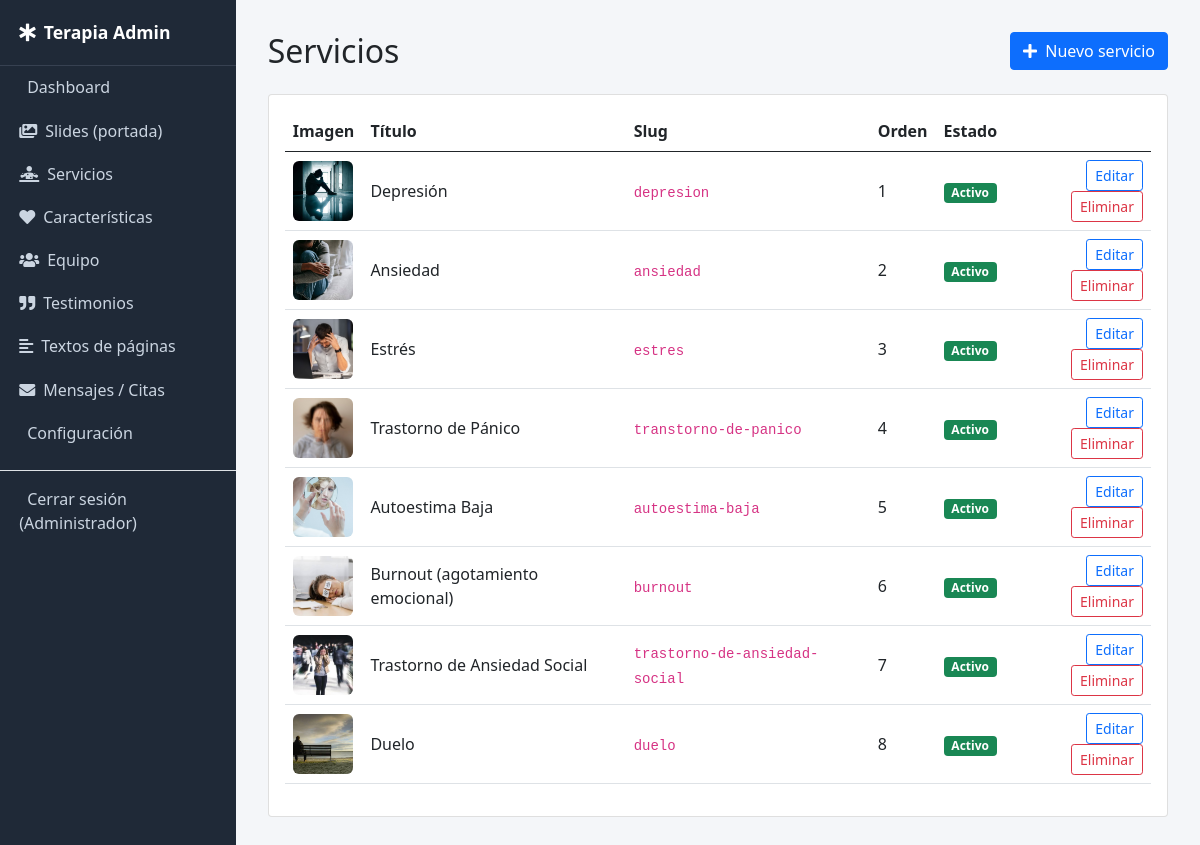
Screenshot of /admin/services (signed in) with the database file from the repository.
### tables this page shows
CREATE TABLE `services` (
  `id` INT UNSIGNED AUTO_INCREMENT PRIMARY KEY,
  `title` VARCHAR(150) NOT NULL,
  `slug` VARCHAR(150) NOT NULL UNIQUE,
  `short_description` TEXT NULL,
  `image` VARCHAR(255) NULL,
  `icon` VARCHAR(60) DEFAULT 'fa-diagnoses',
  `content` LONGTEXT NULL,
  `sort_order` INT DEFAULT 0,
  `status` TINYINT(1) DEFAULT 1
);

### app/core/Controller.php (called while the page is built, shortened)
<?php
abstract class Controller
{
    protected function adminView(string $view, array $data = []): void
    {
        extract($data);
        require VIEWS_PATH . '/admin/_header.php';
        require VIEWS_PATH . "/admin/{$view}.php";
        require VIEWS_PATH . '/admin/_footer.php';
    }
}

### app/controllers/Admin/ServiceController.php (called while the page is built, shortened)
<?php
class AdminServiceController extends Controller
{
    public function index(): void
    {
        $model = new Service();
        $this->adminView('services/index', ['items' => $model->all('sort_order ASC, id ASC')]);
    }
}

### index.php (called while the page is built, shortened)
<?php
require APP_PATH . '/helpers/functions.php';
$router = new Router();
$router->get('/', function () {
    (new HomeController())->index();
});
$router->get('/servicios', function () {
    (new ServiceController())->index();
});
$router->get('/servicio/{slug}', function (string $slug) {
    (new ServiceController())->show($slug);
});
$router->get('/sobre-nosotros', function () {
    (new PageController())->about();
});
$router->get('/equipo', function () {
    (new PageController())->team();
});
$router->get('/motivacion', function () {
    (new PageController())->testimonial();
});
$router->get('/caracteristicas', function () {
    (new PageController())->feature();
});
$router->get('/cita', function () {
    (new PageController())->appointment();
});
$router->post('/cita', function () {
    (new PageController())->storeAppointment();
});
$router->get('/contacto', function () {
    (new ContactController())->index();
});
$router->post('/contacto', function () {
    (new ContactController())->store();
});
$router->get('/admin/login', function () {
    (new AdminAuthController())->loginForm();
});
$router->post('/admin/login', function () {
    (new AdminAuthController())->login();
});
$router->get('/admin/logout', function () {
    (new AdminAuthController())->logout();
});
$router->get('/admin', function () {
    (new AdminDashboardController())->index();
});
$router->get('/admin/services', fn() => (new AdminServiceController())->index());
$router->get('/admin/services/create', fn() => (new AdminServiceController())->create());
$router->get('/admin/services/edit/{id}', fn($id) => (new AdminServiceController())->edit((int)$id));
$router->post('/admin/services/store', fn() => (new AdminServiceController())->store());
$router->get('/admin/services/delete/{id}', fn($id) => (new AdminServiceController())->delete((int)$id));
$router->get('/admin/slides', fn() => (new AdminSlideController())->index());
$router->get('/admin/slides/create', fn() => (new AdminSlideController())->create());
$router->get('/admin/slides/edit/{id}', fn($id) => (new AdminSlideController())->edit((int)$id));
$router->post('/admin/slides/store', fn() => (new AdminSlideController())->store());
$router->get('/admin/slides/delete/{id}', fn($id) => (new AdminSlideController())->delete((int)$id));
$router->get('/admin/features', fn() => (new AdminFeatureController())->index());
$router->get('/admin/features/create', fn() => (new AdminFeatureController())->create());
$router->get('/admin/features/edit/{id}', fn($id) => (new AdminFeatureController())->edit((int)$id));
$router->post('/admin/features/store', fn() => (new AdminFeatureController())->store());
$router->get('/admin/features/delete/{id}', fn($id) => (new AdminFeatureController())->delete((int)$id));
$router->get('/admin/team', fn() => (new AdminTeamController())->index());
$router->get('/admin/team/create', fn() => (new AdminTeamController())->create());
$router->get('/admin/team/edit/{id}', fn($id) => (new AdminTeamController())->edit((int)$id));
$router->post('/admin/team/store', fn() => (new AdminTeamController())->store());
$router->get('/admin/team/delete/{id}', fn($id) => (new AdminTeamController())->delete((int)$id));
$router->get('/admin/testimonials', fn() => (new AdminTestimonialController())->index());
$router->get('/admin/testimonials/create', fn() => (new AdminTestimonialController())->create());
$router->get('/admin/testimonials/edit/{id}', fn($id) => (new AdminTestimonialController())->edit((int)$id));
$router->post('/admin/testimonials/store', fn() => (new AdminTestimonialController())->store());
$router->get('/admin/testimonials/delete/{id}', fn($id) => (new AdminTestimonialController())->delete((int)$id));
$router->get('/admin/content-blocks', fn() => (new AdminContentBlockController())->index());
$router->get('/admin/content-blocks/edit/{key}', fn($key) => (new AdminContentBlockController())->edit($key));
$router->post('/admin/content-blocks/store', fn() => (new AdminContentBlockController())->store());
$router->get('/admin/settings', fn() => (new AdminSettingsController())->index());
$router->post('/admin/settings/store', fn() => (new AdminSettingsController())->store());
$router->get('/admin/messages', fn() => (new AdminMessageController())->index());
$router->get('/admin/messages/{id}', fn($id) => (new AdminMessageController())->show((int)$id));
$router->get('/admin/messages/delete/{id}', fn($id) => (new AdminMessageController())->delete((int)$id));
$router->dispatch();

### app/helpers/functions.php (called while the page is built, shortened)
<?php
function e(?string $value): string
{
    return htmlspecialchars($value ?? '', ENT_QUOTES, 'UTF-8');
}
function base_url(string $path = ''): string
{
    return rtrim(BASE_URL, '/') . '/' . ltrim($path, '/');
}
function image_url(?string $filename, string $fallback = 'img/service-1.jpg'): string
{
    return UPLOADS_URL . '/' . ltrim($filename, '/');
}

### app/core/Model.php (called while the page is built, shortened)
<?php
abstract class Model
{
    protected PDO $db;
    protected string $table;
    public function __construct()
    {
        $this->db = Database::getInstance();
    }
    public function all(string $orderBy = 'id ASC'): array
    {
        $stmt = $this->db->query("SELECT * FROM {$this->table} ORDER BY {$orderBy}");
        return $stmt->fetchAll();
    }
}

### app/core/Database.php (called while the page is built)
<?php
class Database
{
    private static ?PDO $instance = null;
    public static function getInstance(): PDO
    {
        if (self::$instance === null) {
            $dsn = 'mysql:host=' . DB_HOST . ';dbname=' . DB_NAME . ';charset=' . DB_CHARSET;
            try {
                self::$instance = new PDO($dsn, DB_USER, DB_PASS, [
                    PDO::ATTR_ERRMODE            => PDO::ERRMODE_EXCEPTION,
                    PDO::ATTR_DEFAULT_FETCH_MODE => PDO::FETCH_ASSOC,
                    PDO::ATTR_EMULATE_PREPARES   => false,
                ]);
            } catch (PDOException $e) {
                if (APP_DEBUG) {
                    die('Error de conexión a la base de datos: ' . $e->getMessage());
                }
                die('No se pudo conectar a la base de datos.');
            }
        }
        return self::$instance;
    }
}

### app/views/admin/services/index.php (the view, shortened to what this page needs)
<div class="d-flex justify-content-between align-items-center mb-4">
    <h2 class="m-0">Servicios</h2>
    <a href="<?= base_url('/admin/services/create') ?>" class="btn btn-primary"><i class="fas fa-plus me-1"></i> Nuevo servicio</a>
</div>
<div class="card p-3">
    <table class="table align-middle">
        <thead>
            <tr><th>Imagen</th><th>Título</th><th>Slug</th><th>Orden</th><th>Estado</th><th></th></tr>
        </thead>
        <tbody>
            <?php foreach ($items as $item): ?>
                <tr>
                    <td><img src="<?= image_url($item['image']) ?>" class="thumb"></td>
                    <td><?= e($item['title']) ?></td>
                    <td><code><?= e($item['slug']) ?></code></td>
                    <td><?= (int)$item['sort_order'] ?></td>
                    <td><?= $item['status'] ? '<span class="badge bg-success">Activo</span>' : '<span class="badge bg-secondary">Oculto</span>' ?></td>
                    <td class="text-end">
                        <a href="<?= base_url('/admin/services/edit/' . $item['id']) ?>" class="btn btn-sm btn-outline-primary">Editar</a>
                        <a href="<?= base_url('/admin/services/delete/' . $item['id']) ?>" class="btn btn-sm btn-outline-danger" onclick="return confirm('¿Eliminar este servicio?')">Eliminar</a>
                    </td>
                </tr>
            <?php endforeach; ?>
        </tbody>
    </table>
</div>

### app/views/admin/_header.php (style rules this page uses)
body { background: #f4f6f9; }
.thumb { width: 60px; height: 60px; object-fit: cover; border-radius: 6px; }

### rows the page displays
services: image (picture), title "Depresión", slug "depresion", sort_order "1", status "Activo"
services: image (picture), title "Ansiedad", slug "ansiedad", sort_order "2", status "Activo"
services: image (picture), title "Estrés", slug "estres", sort_order "3", status "Activo"
services: image (picture), title "Trastorno de Pánico", slug "transtorno-de-panico", sort_order "4", status "Activo"
services: image (picture), title "Autoestima Baja", slug "autoestima-baja", sort_order "5", status "Activo"
services: image (picture), title "Burnout (agotamiento emocional)", slug "burnout", sort_order "6", status "Activo"
services: image (picture), title "Trastorno de Ansiedad Social", slug "trastorno-de-ansiedad-social", sort_order "7", status "Activo"
services: image (picture), title "Duelo", slug "duelo", sort_order "8", status "Activo"

### other values shown
$settings['site_name'] "Terapia"
$adminName "Administrador"
